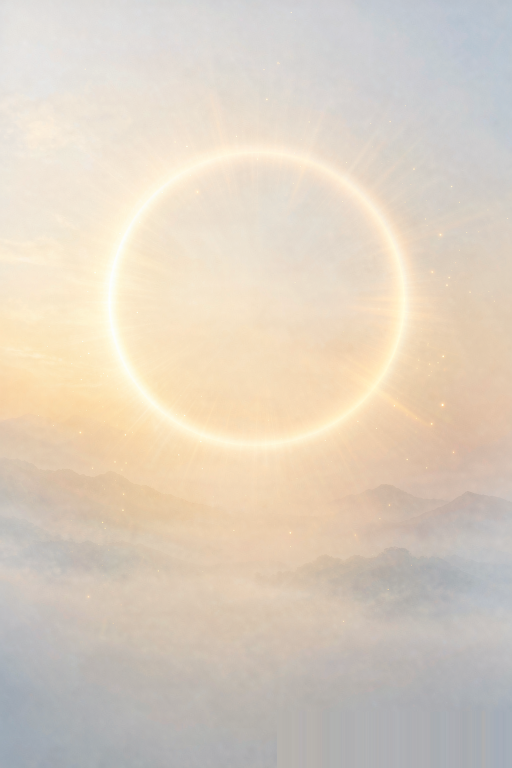
#> input picture ui设计/切图/佛光背景.png, 1024 x 1536 px, found by its file name (shown at 1/2 size)
$ python compose.py
#> lines starting #> are read from the running program, lines starting #| are printed output that depends on the picture
from PIL import Image
import os

B = r'E:/Android/Buddha/ui设计/切图'

bg = Image.open(os.path.join(B, '佛光背景.png')).convert('RGBA')
#> bg is the input picture: PIL image 1024x1536 RGBA; mean R, G, B, A 219.9, 207.7, 192.5, 255
tree = Image.open(os.path.join(B, '许愿树.png')).convert('RGBA')
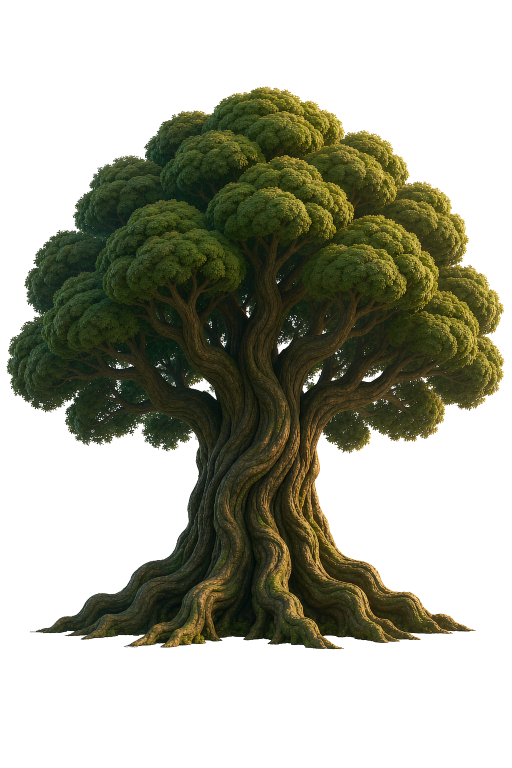
#> input picture ui设计/切图/许愿树.png, 1024 x 1536 px, found by its file name (shown at 1/2 size)
#> tree is the input picture: PIL image 1024x1536 RGBA; mean R, G, B, A 160.7, 160.9, 145.8, 111.7

W, H = bg.size
#> W = 1024; H = 1536
print('bg size', bg.size, 'tree size', tree.size)
#| bg size (1024, 1536) tree size (1024, 1536)

# 把树缩小到 93%，居中（略偏下 2%），让四周佛光天空透出
scale = 0.93
tw, th = int(W * scale), int(H * scale)
#> tw = 952; th = 1428
tree_r = tree.resize((tw, th), Image.LANCZOS)

# 居中，树根稍沉底（向下偏移 2% 高度）
off_x = (W - tw) // 2
#> off_x = 36
off_y = (H - th) // 2 + int(H * 0.02)
#> off_y = 84

canvas = Image.new('RGBA', (W, H), (0, 0, 0, 0))
#> canvas: PIL image 1024x1536 RGBA; every value is 0
canvas.paste(bg, (0, 0))
canvas.alpha_composite(tree_r, (off_x, off_y))
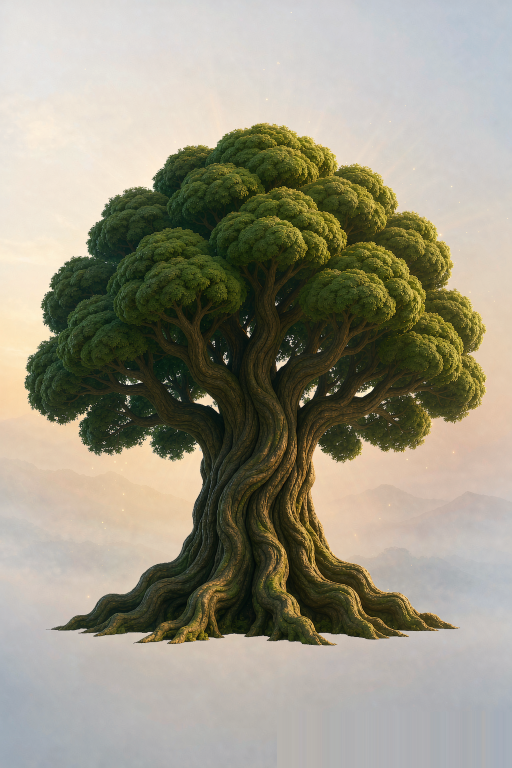
#> canvas: PIL image 1024x1536 RGBA (shown at 1/2 size); mean R, G, B, A 152.5, 148.5, 131, 255

out = os.path.join(B, '树+佛光_合成整图.png')
canvas.convert('RGB').save(out, 'PNG')
print('saved', out, os.path.getsize(out), 'bytes')
